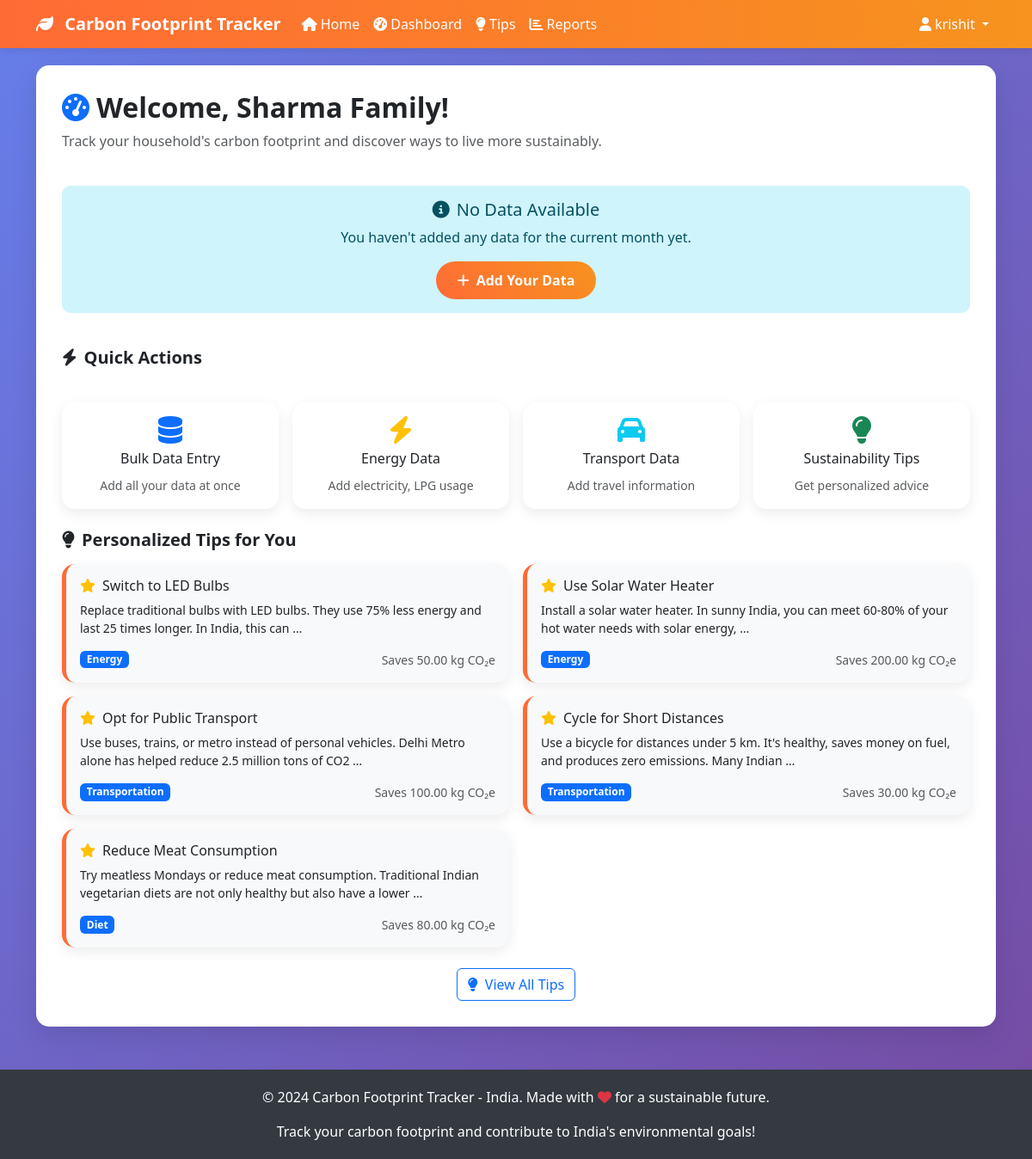
The app's page /dashboard/ (signed in) with its own data.
### footprint/models.py (models this page shows, shortened)
class Household(models.Model):
    user = models.OneToOneField(User, on_delete=models.CASCADE)
    name = models.CharField(max_length=100)
    address = models.TextField()
    city = models.CharField(max_length=50)
    state = models.CharField(max_length=50)
    pincode = models.CharField(max_length=6)
    family_size = models.PositiveIntegerField(default=1)
    created_at = models.DateTimeField(auto_now_add=True)
    updated_at = models.DateTimeField(auto_now=True)

class SustainabilityTip(models.Model):
    CATEGORY_CHOICES = [
        ('energy', 'Energy'),
        ('transport', 'Transportation'),
        ('diet', 'Diet'),
        ('waste', 'Waste Management'),
        ('general', 'General'),
    ]
    title = models.CharField(max_length=200)
    description = models.TextField()
    category = models.CharField(max_length=20, choices=CATEGORY_CHOICES)
    impact_kg_co2 = models.DecimalField(max_digits=8, decimal_places=2, help_text="Potential CO2 savings in kg")
    indian_context = models.BooleanField(default=True, help_text="Tip specific to Indian context")
    created_at = models.DateTimeField(auto_now_add=True)

### footprint/views.py (the view)
# urls.py: path('dashboard/', views.dashboard, name='dashboard'),
@login_required
def dashboard(request):
    try:
        household = Household.objects.get(user=request.user)
    except Household.DoesNotExist:
        return redirect('setup_household')
    current_month = date.today().replace(day=1)
    try:
        current_footprint = CarbonFootprint.objects.get(
            household=household,
            month=current_month
        )
    except CarbonFootprint.DoesNotExist:
        current_footprint = None
    footprints = CarbonFootprint.objects.filter(
        household=household
    ).order_by('month')[:12]  # Last 12 months
    tips = SustainabilityTip.objects.filter(indian_context=True)[:5]
    if current_footprint:
        per_person = current_footprint.total_footprint / household.family_size
        category, message = CarbonCalculator.get_footprint_category(per_person)
    else:
        per_person = 0
        category = 'unknown'
        message = 'No data available for current month.'
    context = {
        'household': household,
        'current_footprint': current_footprint,
        'footprints': footprints,
        'tips': tips,
        'per_person': per_person,
        'category': category,
        'message': message,
    }
    return render(request, 'footprint/dashboard.html', context)

### templates/footprint/dashboard.html (shortened to what this page needs)
{% extends 'base.html' %}
{% block content %}
<div class="main-content">
    <div class="row mb-4">
        <div class="col-12">
            <h2 class="fw-bold">
                <i class="fas fa-tachometer-alt me-2 text-primary"></i>Welcome, {{ household.name }}!
            </h2>
            <p class="text-muted">Track your household's carbon footprint and discover ways to live more sustainably.</p>
        </div>
    </div>
    {% if current_footprint %}
    <div class="row mb-4">
        <div class="col-md-3">
            <div class="stat-card">
                <div class="stat-number">{{ current_footprint.total_footprint|floatformat:1 }}</div>
                <div>Total CO₂e (kg)</div>
                <small>This Month</small>
            </div>
        </div>
        <div class="col-md-3">
            <div class="stat-card">
                <div class="stat-number">{{ per_person|floatformat:1 }}</div>
                <div>Per Person (kg)</div>
                <small>CO₂e per person</small>
            </div>
        </div>
        <div class="col-md-3">
            <div class="stat-card">
                <div class="stat-number">{{ household.family_size }}</div>
                <div>Family Size</div>
                <small>Household members</small>
            </div>
        </div>
        <div class="col-md-3">
            <div class="stat-card">
                <div class="stat-number">
                    {% if category == 'low' %}
                        <i class="fas fa-leaf text-success"></i>
                    {% elif category == 'medium' %}
                        <i class="fas fa-leaf text-warning"></i>
                    {% else %}
                        <i class="fas fa-leaf text-danger"></i>
                    {% endif %}
                </div>
                <div>{{ category|title }}</div>
                <small>Footprint Level</small>
            </div>
        </div>
    </div>
    <div class="row mb-4">
        <div class="col-md-6">
            <div class="card">
                <div class="card-header">
                    <h5 class="mb-0">
                        <i class="fas fa-chart-pie me-2"></i>Footprint Breakdown
                    </h5>
                </div>
                <div class="card-body">
                    <div class="mb-3">
                        <div class="d-flex justify-content-between mb-1">
                            <span>Energy</span>
                            <span>{{ current_footprint.energy_footprint|floatformat:1 }} kg CO₂e</span>
                        </div>
                        <div class="progress">
                            <div class="progress-bar bg-warning" style="width: {% widthratio current_footprint.energy_footprint current_footprint.total_footprint 100 %}%"></div>
                        </div>
                    </div>
                    <div class="mb-3">
                        <div class="d-flex justify-content-between mb-1">
                            <span>Transport</span>
                            <span>{{ current_footprint.transport_footprint|floatformat:1 }} kg CO₂e</span>
                        </div>
                        <div class="progress">
                            <div class="progress-bar bg-info" style="width: {% widthratio current_footprint.transport_footprint current_footprint.total_footprint 100 %}%"></div>
                        </div>
                    </div>
                    <div class="mb-3">
                        <div class="d-flex justify-content-between mb-1">
                            <span>Diet</span>
                            <span>{{ current_footprint.diet_footprint|floatformat:1 }} kg CO₂e</span>
                        </div>
                        <div class="progress">
                            <div class="progress-bar bg-danger" style="width: {% widthratio current_footprint.diet_footprint current_footprint.total_footprint 100 %}%"></div>
                        </div>
                    </div>
                    <div class="mb-3">
                        <div class="d-flex justify-content-between mb-1">
                            <span>Waste</span>
                            <span>{{ current_footprint.waste_footprint|floatformat:1 }} kg CO₂e</span>
                        </div>
                        <div class="progress">
                            <div class="progress-bar bg-secondary" style="width: {% widthratio current_footprint.waste_footprint current_footprint.total_footprint 100 %}%"></div>
                        </div>
                    </div>
                </div>
            </div>
        </div>
        <div class="col-md-6">
            <div class="card">
                <div class="card-header">
                    <h5 class="mb-0">
                        <i class="fas fa-info-circle me-2"></i>Your Impact Status
                    </h5>
                </div>
                <div class="card-body">
                    <div class="alert alert-{{ category }} border-0">
                        <h6 class="alert-heading">
                            {% if category == 'low' %}
                                <i class="fas fa-thumbs-up me-2"></i>Excellent!
                            {% elif category == 'medium' %}
                                <i class="fas fa-hand-paper me-2"></i>Good Effort!
                            {% else %}
                                <i class="fas fa-exclamation-triangle me-2"></i>Needs Improvement
                            {% endif %}
                        </h6>
                        <p class="mb-0">{{ message }}</p>
                    </div>
                    <div class="mt-3">
                        <h6>Indian Household Averages (per person/month):</h6>
                        <ul class="list-unstyled">
                            <li><small class="text-muted">Low Income: ~150 kg CO₂e</small></li>
                            <li><small class="text-muted">Middle Income: ~300 kg CO₂e</small></li>
                            <li><small class="text-muted">High Income: ~600 kg CO₂e</small></li>
                        </ul>
                    </div>
                </div>
            </div>
        </div>
    </div>
    {% else %}
    <div class="row mb-4">
        <div class="col-12">
            <div class="alert alert-info text-center">
                <h5><i class="fas fa-info-circle me-2"></i>No Data Available</h5>
                <p class="mb-3">You haven't added any data for the current month yet.</p>
                <a href="{% url 'bulk_data_entry' %}" class="btn btn-primary">
                    <i class="fas fa-plus me-2"></i>Add Your Data
                </a>
            </div>
        </div>
    </div>
    {% endif %}
    <div class="row mb-4">
        <div class="col-12">
            <h5 class="fw-bold mb-3">
                <i class="fas fa-bolt me-2"></i>Quick Actions
            </h5>
        </div>
    </div>
    <div class="row g-3 mb-4">
        <div class="col-md-3">
            <a href="{% url 'bulk_data_entry' %}" class="card text-decoration-none">
                <div class="card-body text-center">
                    <i class="fas fa-database fa-2x text-primary mb-2"></i>
                    <h6 class="card-title">Bulk Data Entry</h6>
                    <small class="text-muted">Add all your data at once</small>
                </div>
            </a>
        </div>
        <div class="col-md-3">
            <a href="{% url 'add_energy_data' %}" class="card text-decoration-none">
                <div class="card-body text-center">
                    <i class="fas fa-bolt fa-2x text-warning mb-2"></i>
                    <h6 class="card-title">Energy Data</h6>
                    <small class="text-muted">Add electricity, LPG usage</small>
                </div>
            </a>
        </div>
        <div class="col-md-3">
            <a href="{% url 'add_transport_data' %}" class="card text-decoration-none">
                <div class="card-body text-center">
                    <i class="fas fa-car fa-2x text-info mb-2"></i>
                    <h6 class="card-title">Transport Data</h6>
                    <small class="text-muted">Add travel information</small>
                </div>
            </a>
        </div>
        <div class="col-md-3">
            <a href="{% url 'tips' %}" class="card text-decoration-none">
                <div class="card-body text-center">
                    <i class="fas fa-lightbulb fa-2x text-success mb-2"></i>
                    <h6 class="card-title">Sustainability Tips</h6>
                    <small class="text-muted">Get personalized advice</small>
                </div>
            </a>
        </div>
    </div>
    {% if tips %}
    <div class="row">
        <div class="col-12">
            <h5 class="fw-bold mb-3">
                <i class="fas fa-lightbulb me-2"></i>Personalized Tips for You
            </h5>
        </div>
    </div>
    <div class="row g-3">
        {% for tip in tips %}
        <div class="col-md-6">
            <div class="card tip-card">
                <div class="card-body">
                    <h6 class="card-title">
                        <i class="fas fa-star text-warning me-2"></i>{{ tip.title }}
                    </h6>
                    <p class="card-text small">{{ tip.description|truncatewords:20 }}</p>
                    <div class="d-flex justify-content-between align-items-center">
                        <span class="badge bg-primary">{{ tip.get_category_display }}</span>
                        <small class="text-muted">Saves {{ tip.impact_kg_co2 }} kg CO₂e</small>
                    </div>
                </div>
            </div>
        </div>
        {% endfor %}
    </div>
    <div class="text-center mt-4">
        <a href="{% url 'tips' %}" class="btn btn-outline-primary">
            <i class="fas fa-lightbulb me-2"></i>View All Tips
        </a>
    </div>
    {% endif %}
</div>
{% endblock %}

### templates/base.html (shortened to what this page needs)
<!DOCTYPE html>
<html lang="en">
<head>
    <link href="https://cdn.jsdelivr.net/npm/bootstrap@5.3.0/dist/css/bootstrap.min.css" rel="stylesheet">
    <link rel="stylesheet" href="https://cdnjs.cloudflare.com/ajax/libs/font-awesome/6.4.0/css/all.min.css">
</head>
<body>
    <nav class="navbar navbar-expand-lg navbar-dark">
        <div class="container">
            <a class="navbar-brand" href="{% url 'home' %}">
                <i class="fas fa-leaf me-2"></i>
                Carbon Footprint Tracker
            </a>
            <div class="collapse navbar-collapse" id="navbarNav">
                <ul class="navbar-nav me-auto">
                    <li class="nav-item">
                        <a class="nav-link" href="{% url 'home' %}">
                            <i class="fas fa-home me-1"></i>Home
                        </a>
                    </li>
                    {% if user.is_authenticated %}
                    <li class="nav-item">
                        <a class="nav-link" href="{% url 'dashboard' %}">
                            <i class="fas fa-tachometer-alt me-1"></i>Dashboard
                        </a>
                    </li>
                    <li class="nav-item">
                        <a class="nav-link" href="{% url 'tips' %}">
                            <i class="fas fa-lightbulb me-1"></i>Tips
                        </a>
                    </li>
                    <li class="nav-item">
                        <a class="nav-link" href="{% url 'reports' %}">
                            <i class="fas fa-chart-bar me-1"></i>Reports
                        </a>
                    </li>
                    {% endif %}
                </ul>
                <ul class="navbar-nav">
                    {% if user.is_authenticated %}
                    <li class="nav-item dropdown">
                        <a class="nav-link dropdown-toggle" href="#" id="navbarDropdown" role="button" data-bs-toggle="dropdown">
                            <i class="fas fa-user me-1"></i>{{ user.username }}
                        </a>
                    </li>
                    {% endif %}
                </ul>
            </div>
        </div>
    </nav>
    <div class="container">
        {% block content %}{% endblock %}
    </div>
    <footer class="footer">
        <div class="container">
            <p>&copy; 2024 Carbon Footprint Tracker - India. Made with <i class="fas fa-heart text-danger"></i> for a sustainable future.</p>
            <p class="mb-0">Track your carbon footprint and contribute to India's environmental goals!</p>
        </div>
    </footer>
</body>
</html>

### templates/base.html (style rules this page uses)
:root { --primary-color: #FF6B35; --secondary-color: #F7931E; --accent-color: #FFD23F; --success-color: #28a745; --info-color: #17a2b8; --warning-color: #ffc107; --danger-color: #dc3545; --dark-color: #343a40; --light-color: #f8f9fa; }
body { background: linear-gradient(135deg, #667eea 0%, #764ba2 100%); min-height: 100vh; font-family: 'Segoe UI', Tahoma, Geneva, Verdana, sans-serif; }
.navbar { background: linear-gradient(90deg, var(--primary-color), var(--secondary-color)) !important; box-shadow: 0 2px 10px rgba(0,0,0,0.1); }
.navbar-brand { font-weight: bold; color: white !important; }
.nav-link { color: white !important; font-weight: 500; }
.main-content { background: white; border-radius: 15px; box-shadow: 0 10px 30px rgba(0,0,0,0.1); margin: 20px 0; padding: 30px; }
.card { border: none; border-radius: 15px; box-shadow: 0 5px 15px rgba(0,0,0,0.08); transition: transform 0.3s ease; }
.btn-primary { background: linear-gradient(45deg, var(--primary-color), var(--secondary-color)); border: none; border-radius: 25px; padding: 10px 25px; font-weight: 600; }
.alert { border-radius: 10px; border: none; }
.footer { background: var(--dark-color); color: white; text-align: center; padding: 20px 0; margin-top: 50px; }
.tip-card { border-left: 5px solid var(--primary-color); background: #f8f9fa; }

### records on screen
Household: name "Sharma Family"
SustainabilityTip: title "Switch to LED Bulbs", description "Replace traditional bulbs with LED bulbs. They use 75% less energy and last 25 times longer. In India, this can …", category "Energy", impact_kg_co2 "50.00"
SustainabilityTip: title "Use Solar Water Heater", description "Install a solar water heater. In sunny India, you can meet 60-80% of your hot water needs with solar energy, …", category "Energy", impact_kg_co2 "200.00"
SustainabilityTip: title "Opt for Public Transport", description "Use buses, trains, or metro instead of personal vehicles. Delhi Metro alone has helped reduce 2.5 million tons of CO2 …", category "Transportation", impact_kg_co2 "100.00"
SustainabilityTip: title "Cycle for Short Distances", description "Use a bicycle for distances under 5 km. It's healthy, saves money on fuel, and produces zero emissions. Many Indian …", category "Transportation", impact_kg_co2 "30.00"
SustainabilityTip: title "Reduce Meat Consumption", description "Try meatless Mondays or reduce meat consumption. Traditional Indian vegetarian diets are not only healthy but also have a lower …", category "Diet", impact_kg_co2 "80.00"

### other values on screen
{{ user.username }} "krishit"
